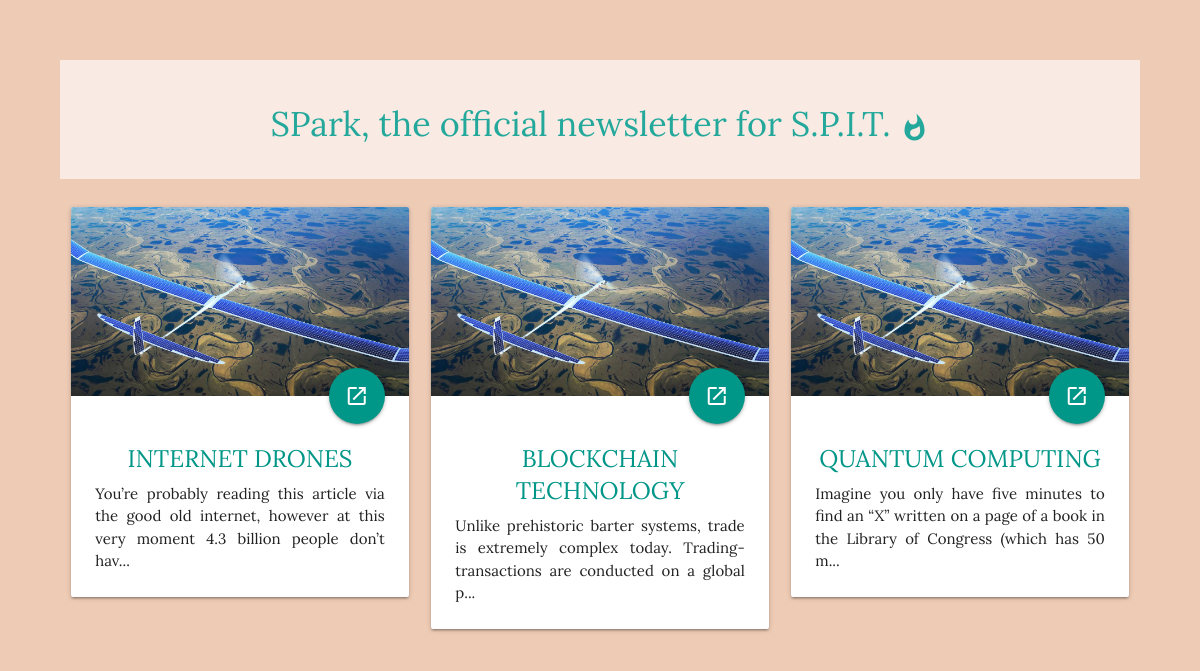
The page /drafts/articledisp/ on the database its author committed.
### drafts/models.py (models this page shows, shortened)
class drafts(models.Model):
    title = models.CharField(max_length = 100)
    body = models.TextField()
    date_of_update = models.DateField()
    date_of_publish = models.DateField()
    status = models.IntegerField()
    thumbnail = models.ImageField(upload_to = 'thumbs')
    author = models.CharField(max_length = 20)
    slug = models.SlugField()
    def snippet(self):
        return self.body[:120] + '...'

### drafts/views.py (the view)
# urls.py: path(r'articledisp/', views.articledisp),
def articledisp(request):
    draft = drafts.objects.filter(status = 4)
    return render(request, 'drafts/articledisp.html', {
        'docs' : draft
     })

### drafts/templates/drafts/articledisp.html (shortened to what this page needs)
{% load static from staticfiles %}
<!doctype html>
<html lang="en">
    <head>
        <link rel="stylesheet" href="https://cdnjs.cloudflare.com/ajax/libs/materialize/1.0.0/css/materialize.min.css">
    </head>
    <body style="margin: 60px;font-family: Lora;background-color: #eecbb5">
    <div class="background-wrap">
    </div>
        <div class="row" style="text-align: center;background-color: rgba(255,255,255,0.62)">
            <br>
            <h4 style="color: #24a89c">
                SPark, the official newsletter for S.P.I.T.
                <i class="material-icons" style="font-size: 30px;vertical-align:middle !important;">whatshot</i>
            </h4>
            <br>
        </div>
        <div class="row">
            {% for doc in docs %}
            <div class="col s12 m4 cards-container">
                <div class="card">
                    <div class="card-image">
                        <img src="{{ doc.thumbnail.url }}">
                        <a href="{% url 'drafts:details' slug=doc.slug %}" target="_blank" class="btn-floating btn-large halfway-fab waves-effect waves-light teal">
                            <i class="material-icons">launch</i>
                        </a>
                    </div>
                    <div class="card-content">
                        <br>
                        <span class="card-title center-align teal-text">{{ doc.title }}</span>
                        <p style="text-align: justify">
                            {{ doc.snippet }}
                        </p>
                    </div>
                </div>
            </div>
            {% endfor %}
        </div>
    </body>
</html>

### drafts/templates/drafts/articledisp.html (style rules this page uses)
.background-wrap { position: fixed; z-index: -1000; width: 100%; height: 100%; overflow: hidden; top: 0; left: 0; }

### rows shown on the page
drafts: thumbnail (picture), title "INTERNET DRONES", snippet "You’re probably reading this article via the good old internet, however at this very moment 4.3 billion people don’t hav..."
drafts: thumbnail (picture), title "BLOCKCHAIN TECHNOLOGY", snippet "Unlike prehistoric barter systems, trade is extremely complex today. Trading-transactions are conducted on a global p..."
drafts: thumbnail (picture), title "QUANTUM COMPUTING", snippet "Imagine you only have five minutes to find an “X” written on a page of a book in the Library of Congress (which has 50 m..."
